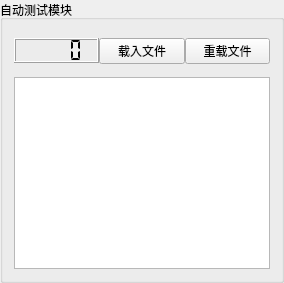
        <widget class="QGroupBox" name="groupBox_5">
         <property name="sizePolicy">
          <sizepolicy hsizetype="Preferred" vsizetype="Minimum">
           <horstretch>0</horstretch>
           <verstretch>0</verstretch>
          </sizepolicy>
         </property>
         <property name="title">
          <string>自动测试模块</string>
         </property>
         <layout class="QVBoxLayout" name="verticalLayout_5">
          <item>
           <widget class="QWidget" name="horizontalWidget_2" native="true">
            <property name="sizePolicy">
             <sizepolicy hsizetype="Minimum" vsizetype="Maximum">
              <horstretch>0</horstretch>
              <verstretch>0</verstretch>
             </sizepolicy>
            </property>
            <property name="minimumSize">
             <size>
              <width>0</width>
              <height>40</height>
             </size>
            </property>
            <layout class="QHBoxLayout" name="horizontalLayout_6">
             <property name="spacing">
              <number>0</number>
             </property>
             <property name="sizeConstraint">
              <enum>QLayout::SetDefaultConstraint</enum>
             </property>
             <property name="leftMargin">
              <number>0</number>
             </property>
             <property name="topMargin">
              <number>0</number>
             </property>
             <property name="rightMargin">
              <number>0</number>
             </property>
             <property name="bottomMargin">
              <number>0</number>
             </property>
             <item>
              <widget class="QLCDNumber" name="lcdNumber_inside_speed_2">
               <property name="sizePolicy">
                <sizepolicy hsizetype="Minimum" vsizetype="Fixed">
                 <horstretch>0</horstretch>
                 <verstretch>0</verstretch>
                </sizepolicy>
               </property>
               <property name="minimumSize">
                <size>
                 <width>0</width>
                 <height>25</height>
                </size>
               </property>
               <property name="smallDecimalPoint">
                <bool>true</bool>
               </property>
               <property name="digitCount">
                <number>4</number>
               </property>
               <property name="mode">
                <enum>QLCDNumber::Dec</enum>
               </property>
               <property name="segmentStyle">
                <enum>QLCDNumber::Flat</enum>
               </property>
               <property name="value" stdset="0">
                <double>0.000000000000000</double>
               </property>
              </widget>
             </item>
             <item>
              <widget class="QPushButton" name="pushButton_openFile">
               <property name="sizePolicy">
                <sizepolicy hsizetype="Minimum" vsizetype="Fixed">
                 <horstretch>0</horstretch>
                 <verstretch>0</verstretch>
                </sizepolicy>
               </property>
               <property name="toolTip">
                <string>&lt;html&gt;&lt;head/&gt;&lt;body&gt;&lt;p&gt;载入十六进制文件自动解算&lt;/p&gt;&lt;p&gt;载入数据文件自动绘图&lt;/p&gt;&lt;/body&gt;&lt;/html&gt;</string>
               </property>
               <property name="text">
                <string>载入文件</string>
               </property>
              </widget>
             </item>
             <item>
              <widget class="QPushButton" name="pushButton_reloadFile">
               <property name="sizePolicy">
                <sizepolicy hsizetype="Minimum" vsizetype="Fixed">
                 <horstretch>0</horstretch>
                 <verstretch>0</verstretch>
                </sizepolicy>
               </property>
               <property name="text">
                <string>重载文件</string>
               </property>
              </widget>
             </item>
            </layout>
           </widget>
          </item>
          <item>
           <widget class="QTextBrowser" name="textBrowser_filePath">
            <property name="sizePolicy">
             <sizepolicy hsizetype="Expanding" vsizetype="Preferred">
              <horstretch>0</horstretch>
              <verstretch>0</verstretch>
             </sizepolicy>
            </property>
            <property name="minimumSize">
             <size>
              <width>0</width>
              <height>0</height>
             </size>
            </property>
            <property name="maximumSize">
             <size>
              <width>16777215</width>
              <height>16777215</height>
             </size>
            </property>
            <property name="sizeIncrement">
             <size>
              <width>0</width>
              <height>0</height>
             </size>
            </property>
            <property name="lineWrapMode">
             <enum>QTextEdit::NoWrap</enum>
            </property>
            <property name="readOnly">
             <bool>false</bool>
            </property>
            <property name="html">
             <string>&lt;!DOCTYPE HTML PUBLIC &quot;-//W3C//DTD HTML 4.0//EN&quot; &quot;http://www.w3.org/TR/REC-html40/strict.dtd&quot;&gt;
&lt;html&gt;&lt;head&gt;&lt;meta name=&quot;qrichtext&quot; content=&quot;1&quot; /&gt;&lt;style type=&quot;text/css&quot;&gt;
p, li { white-space: pre-wrap; }
&lt;/style&gt;&lt;/head&gt;&lt;body style=&quot; font-family:'SimSun'; font-size:9pt; font-weight:400; font-style:normal;&quot;&gt;
&lt;p style=&quot;-qt-paragraph-type:empty; margin-top:0px; margin-bottom:0px; margin-left:0px; margin-right:0px; -qt-block-indent:0; text-indent:0px;&quot;&gt;&lt;br /&gt;&lt;/p&gt;&lt;/body&gt;&lt;/html&gt;</string>
            </property>
            <property name="overwriteMode">
             <bool>false</bool>
            </property>
            <property name="acceptRichText">
             <bool>true</bool>
            </property>
           </widget>
          </item>
         </layout>
        </widget>
